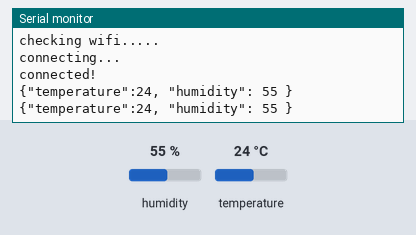
The program below on a simulated ESP8266 (NodeMCU). Parts: the last lines printed to the serial monitor. The inputs (shaded band) are chosen by the test bench; at power-on: humidity 55 %, temperature 24 °C. WiFi joins after 1.5 s; servers stay silent unless stated; no MQTT or app messages arrive unless stated.

Above: at 3.2 s.
3.3 s: humidity set to 22 %
At 4.9 s:
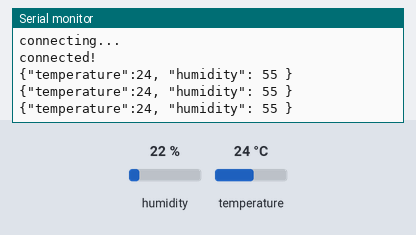
7.1 s: temperature set to 12 °C
At 7.9 s:
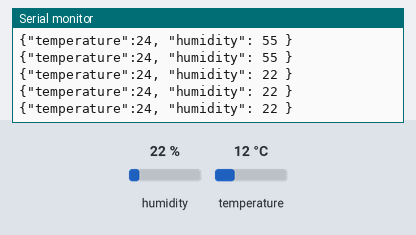
10.9 s: humidity set to 40 %
At 12.9 s:
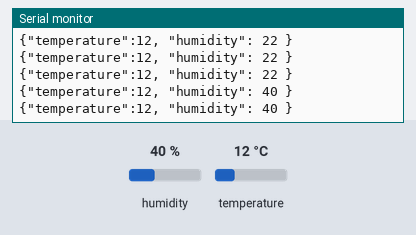
Timing chart, 0 to 14.4 s (numbered marks = the images above; inputs shaded):
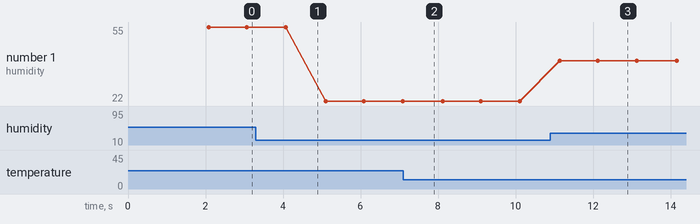

Measured:
- after the input at 10.9 s, the serial monitor: prints a new line after 0.24 s (image 3)
- plotted number 1: 55 → 22 after the input at 3.3 s, 22 → 40 after the input at 10.9 s

The program:

main.cpp
```cpp
/**
 Using the Basic MQTT example from Joël Gähwiler's MQTT Library and added
 some lines to read the data from the DHT11 using the Library from Adafruit
*/
#include <Arduino.h>

#include <DHT.h>
#include <ESP8266WiFi.h>
#include <MQTT.h>

const char ssid[] = "<SSID>";
const char pass[] = "<PW>";

WiFiClientSecure net;
MQTTClient client;

#define DHTPIN D5
#define DHTTYPE DHT11

DHT dht(DHTPIN, DHTTYPE);

unsigned long lastMillis = 0;

void connect() {
  Serial.print("checking wifi...");
  while (WiFi.status() != WL_CONNECTED) {
    Serial.print(".");
    delay(1000);
  }

  Serial.print("\nconnecting...");
  while (!client.connect("<DeviceId>", "<CredentialId>@<Tenant>", "<Password>")) {
    Serial.print(".");
    delay(1000);
  }

  Serial.println("\nconnected!");
}


void setup() {
  Serial.begin(9600);
  WiFi.begin(ssid, pass);

  dht.begin();
  // Sadly the MQTT Library doesn't have DNS support yet. So I used the static IP.
  client.begin("52.29.250.153", 8883, net);

  connect();
}

void loop() {
  client.loop();
  delay(10);  // <- fixes some issues with WiFi stability

  if (!client.connected()) {
    connect();
  }

  // publish a message roughly every second.
  if (millis() - lastMillis > 1000) {
    lastMillis = millis();
    // Reading temperature and humidity
    int h = dht.readHumidity();
    // Read temperature as Celsius
    int t = dht.readTemperature();
    char msg[130];
    sprintf(msg, "{\"temperature\":%d, \"humidity\": %d }", t,h);
    Serial.println(msg);
    client.publish("telemetry", msg);
  }
}
```
